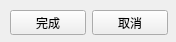
<?xml version="1.0" encoding="UTF-8"?>
<ui version="4.0">
 <class>Form</class>
 <widget class="QWidget" name="Form">
  <property name="geometry">
   <rect>
    <x>0</x>
    <y>0</y>
    <width>176</width>
    <height>42</height>
   </rect>
  </property>
  <property name="windowTitle">
   <string>Form</string>
  </property>
  <widget class="QWidget" name="">
   <property name="geometry">
    <rect>
     <x>10</x>
     <y>10</y>
     <width>158</width>
     <height>25</height>
    </rect>
   </property>
   <layout class="QHBoxLayout" name="horizontalLayout">
    <item>
     <widget class="QPushButton" name="pushButton">
      <property name="text">
       <string>完成</string>
      </property>
     </widget>
    </item>
    <item>
     <widget class="QPushButton" name="pushButton_2">
      <property name="text">
       <string>取消</string>
      </property>
     </widget>
    </item>
   </layout>
  </widget>
 </widget>
 <resources/>
 <connections/>
</ui>
